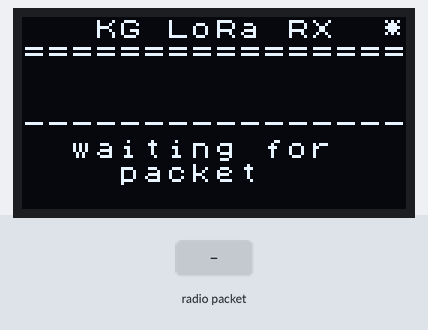
A program run on a simulated ESP32. On the bench: 128×64 one-colour display. The test bench sets the inputs (shaded band). No radio packets arrive unless stated; what the program prints to the serial monitor is not drawn.

Above: at 1.28 s.
2.3 s: radio packet "1" arrives
At 2.8 s:
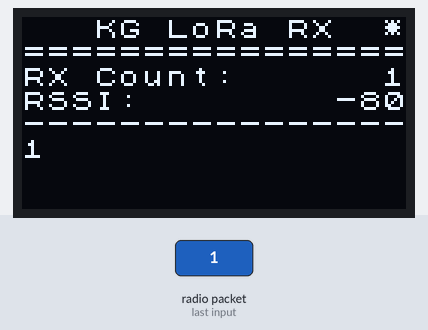
At 3.6 s:
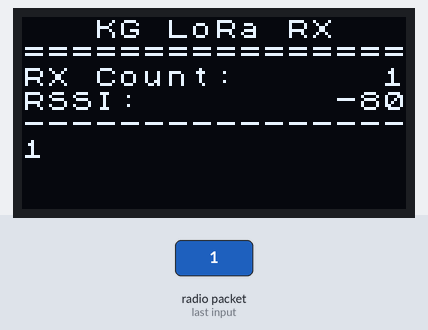
Timing chart, 0 to 5.3 s (numbered marks = the images above; inputs shaded):
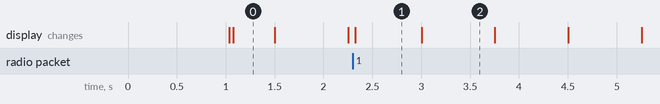

Measured:
- after the input at 2.3 s, the display: changes at once (image 1)
- what the display in image 0 shows lasts 0.4 s, from 1.1 s to 1.5 s
- what the display in image 1 shows lasts 0.7 s, from 2.3 s to 3.0 s
- what the display in image 2 shows lasts 0.8 s, from 3.0 s to 3.8 s

The program:

main.cpp
```cpp
#include <U8x8lib.h>
#include <LoRa.h>

// WIFI_LoRa_32 ports
// GPIO5  -- SX1278's SCK
// GPIO19 -- SX1278's MISO
// GPIO27 -- SX1278's MOSI
// GPIO18 -- SX1278's CS
// GPIO14 -- SX1278's RESET
// GPIO26 -- SX1278's IRQ(Interrupt Request)

#define SS      18
#define RST     14
#define DI0     26
#define BAND    868E6

// the OLED used 8 x 16
U8X8_SSD1306_128X64_NONAME_SW_I2C u8x8(/* clock=*/ 15, /* data=*/ 4, /* reset=*/ 16);

void setup() {

  SPI.begin(5, 19, 27, 18);
  LoRa.setPins(SS, RST, DI0);

  Serial.begin(115200);
  while (!Serial); //if just the the basic function, must connect to a computer
  delay(1000);

  u8x8.begin();
  u8x8.setFont(u8x8_font_chroma48medium8_r);

  u8x8.drawString(0, 0, "   KG LoRa RX   ");
  u8x8.drawString(0, 1, "================");

  if (!LoRa.begin(BAND)) {
    Serial.println("Starting LoRa failed!");
    u8x8.drawString(0, 4, "Starting LoRa failed!");
    while (1);
  }
  u8x8.drawString(0, 4, "----------------");
  u8x8.drawString(0, 5, "  waiting for");
  u8x8.drawString(0, 6, "    packet");
}

int rxCounter = 0;
ulong lastHeartbeat = 0;

void loop() {

  // try to parse packet
  int packetSize = LoRa.parsePacket();
  if (packetSize) {
    u8x8.clearLine(5);
    u8x8.clearLine(6);
    u8x8.clearLine(7);

    rxCounter++;
    // received a packet
    Serial.print("Received packet '");
    u8x8.drawString(0, 2, "RX Count:");
    u8x8.setCursor(10, 2);
    u8x8.printf("%6d", rxCounter);

    // read packet
    int col = 0;
    int row = 5;
    while (LoRa.available() && row < 8) {
      char b = (char)LoRa.read();
      Serial.print(b);
      u8x8.drawGlyph(col, row, b);

      col++;
      if (col == 16) {
        col = 0;
        row++;
      }
    }

    Serial.print("' with RSSI ");
    Serial.println(LoRa.packetRssi());

    u8x8.drawString(0, 3, "RSSI: ");
    u8x8.setCursor(10, 3);
    u8x8.printf("%6d", LoRa.packetRssi());
  }

  // Flash heartbeat on display
  if (millis() > lastHeartbeat + 1500) {
    lastHeartbeat = millis();
    u8x8.drawString(15, 0, " ");
  } else if (millis() > lastHeartbeat + 750) {
    u8x8.drawString(15, 0, "*");
  }
}
```
